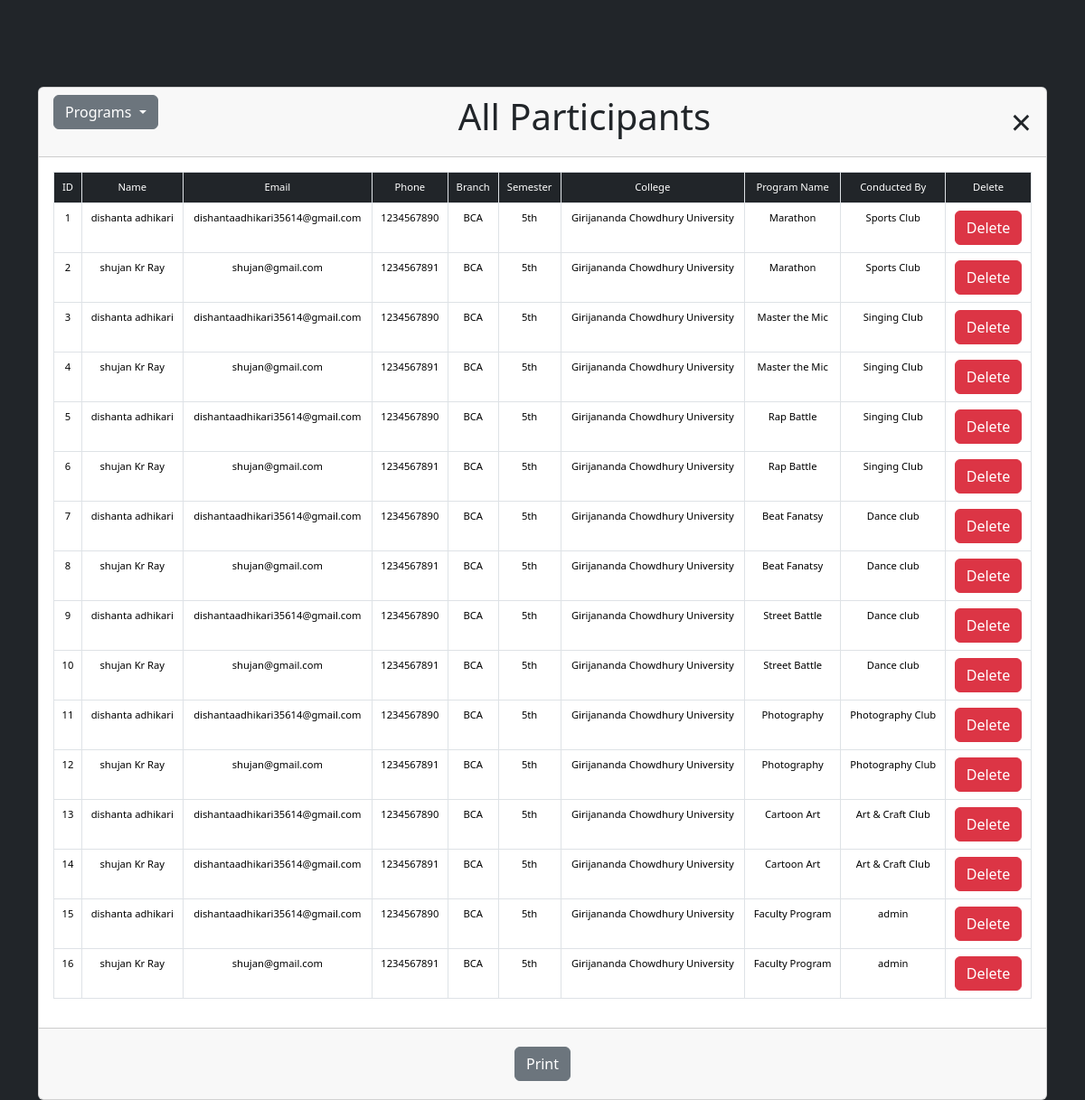
The app's page /viewparticipants.php (signed in) with its own data.
### tables this page shows
CREATE TABLE `participant` (
  `participant_id` bigint(20) NOT NULL,
  `name` varchar(50) NOT NULL,
  `email` varchar(50) NOT NULL,
  `phone` bigint(20) NOT NULL,
  `branch` varchar(50) NOT NULL,
  `sem` varchar(50) NOT NULL,
  `college` varchar(50) NOT NULL,
  `program_id` bigint(20) NOT NULL,
  `user_id` bigint(20) NOT NULL
);

CREATE TABLE `program` (
  `program_id` bigint(20) NOT NULL,
  `name` varchar(50) NOT NULL,
  `date` varchar(50) NOT NULL,
  `time` varchar(20) NOT NULL,
  `venue` varchar(50) NOT NULL,
  `image` longblob NOT NULL,
  `staff_coordinator` varchar(50) NOT NULL,
  `phone1` bigint(20) NOT NULL,
  `student_coordinator` varchar(50) NOT NULL,
  `phone2` bigint(20) NOT NULL,
  `user_id` bigint(20) NOT NULL
);

CREATE TABLE `user` (
  `user_id` bigint(20) NOT NULL,
  `user_name` varchar(50) NOT NULL,
  `name` varchar(50) NOT NULL,
  `email` varchar(50) NOT NULL,
  `phone` bigint(20) NOT NULL,
  `pass` varchar(50) NOT NULL,
  `user_type` varchar(50) NOT NULL
);

### viewparticipants.php (the view, shortened to what this page needs)
<?php
require_once('connection.php');
$query = "SELECT * FROM participant";
$res = mysqli_query($con, $query);
?>
<!DOCTYPE html>
<html lang="en">
<head>
    <link href="https://cdn.jsdelivr.net/npm/bootstrap@5.3.2/dist/css/bootstrap.min.css" rel="stylesheet"
>
    <link rel="stylesheet" href="https://cdnjs.cloudflare.com/ajax/libs/font-awesome/6.0.0-beta3/css/all.min.css"
 />
    <link rel="stylesheet" href="https://cdnjs.cloudflare.com/ajax/libs/font-awesome/6.2.0/css/all.min.css"
 />
</head>
<body class="bg-dark">
    <div class="container">
        <div class="row mt-5">
            <div class="column">
                <div class="card mt-5">
                    <div class="card-header">
                        <div class="dropdown">
                            <button class="btn btn-secondary dropdown-toggle" type="button" data-bs-toggle="dropdown"
                                aria-expanded="false">
                                Programs
                            </button>
                        </div>
                        <h2 class="display-6">All Participants</h2>
                        <span id="closeModal">&times;</span>
                    </div>
                    <div class="card-body">
                        <div class="table-responsive">
                            <table class="table table-bordered text-center">
                                <tr>
                                    <td class="bg-dark text-white"> ID </td>
                                    <td class="bg-dark text-white"> Name </td>
                                    <td class="bg-dark text-white"> Email </td>
                                    <td class="bg-dark text-white"> Phone </td>
                                    <td class="bg-dark text-white"> Branch </td>
                                    <td class="bg-dark text-white"> Semester </td>
                                    <td class="bg-dark text-white"> College </td>
                                    <td class="bg-dark text-white"> Program Name </td>
                                    <td class="bg-dark text-white"> Conducted By </td>
                                    <td class="bg-dark text-white"> Delete </td>
                                </tr>
                                <tr>
                                    <?php
                                    while ($row = mysqli_fetch_assoc($res)) {
                                        ?>
                                    <tr>
                                        <td>
                                            <?php echo $row['participant_id']; ?>
                                        </td>
                                        <td>
                                            <?php echo $row['name']; ?>
                                        </td>
                                        <td>
                                            <?php echo $row['email']; ?>
                                        </td>
                                        <td>
                                            <?php echo $row['phone']; ?>
                                        </td>
                                        <td>
                                            <?php echo $row['branch']; ?>
                                        </td>
                                        <td>
                                            <?php echo $row['sem']; ?>
                                        </td>
                                        <td>
                                            <?php echo $row['college']; ?>
                                        </td>
                                        <td>
                                            <?php
                                            $user_id = $row['program_id'];
                                            $query = "SELECT name FROM program WHERE program_id = '$user_id'";
                                            $res2 = mysqli_query($con, $query);
                                            if ($res2) {
                                                $program = mysqli_fetch_assoc($res2);
                                                echo $program['name'];
                                            }
                                            ?>
                                        </td>
                                        <td>
                                            <?php
                                            $user_id = $row['user_id'];
                                            $query = "SELECT name FROM user WHERE user_id = '$user_id'";
                                            $res3 = mysqli_query($con, $query);
                                            if ($res3) {
                                                $user = mysqli_fetch_assoc($res3);
                                                echo $user['name'];
                                            }
                                            ?>
                                        </td>
                                        <td>
                                            <form action="" method="POST"
                                                onsubmit="return confirm('Are you sure you want to delete this participant data?');">
                                                <button type="submit" name="delete_participant"
                                                    class="btn btn-danger">Delete</button>
                                            </form>
                                        </td>
                                    </tr>
                                    <?php
                                    }
                                    ?>
                                </tr>
                            </table>
                        </div>
                    </div>
                    <div class="card-footer">
                        <a onclick="printPage()" href="#" class="btn btn-secondary">Print</a>
                    </div>
                </div>
            </div>
        </div>
    </div>
</body>
</html>

### viewparticipants.php (style rules this page uses)
.card-header { display: flex; justify-content: space-between; }
#closeModal { font-size: 40px; cursor: pointer; transition: 0.5s ease; }
.card-header h2 { text-align: start; }
.card-footer { display: flex; justify-content: center; padding: 20px; }
@media screen and (max-width: 1205px) { body { font-size: 0.7rem; } }

### records on screen
participant: participant_id "1", name "dishanta adhikari", email "dishantaadhikari35614@gmail.com", phone "1234567890", branch "BCA", sem "5th", college "Girijananda Chowdhury University", program.name "Marathon", user.name "Sports Club"
participant: participant_id "2", name "shujan Kr Ray", email "shujan@gmail.com", phone "1234567891", branch "BCA", sem "5th", college "Girijananda Chowdhury University", program.name "Marathon", user.name "Sports Club"
participant: participant_id "3", name "dishanta adhikari", email "dishantaadhikari35614@gmail.com", phone "1234567890", branch "BCA", sem "5th", college "Girijananda Chowdhury University", program.name "Master the Mic", user.name "Singing Club"
participant: participant_id "4", name "shujan Kr Ray", email "shujan@gmail.com", phone "1234567891", branch "BCA", sem "5th", college "Girijananda Chowdhury University", program.name "Master the Mic", user.name "Singing Club"
participant: participant_id "5", name "dishanta adhikari", email "dishantaadhikari35614@gmail.com", phone "1234567890", branch "BCA", sem "5th", college "Girijananda Chowdhury University", program.name "Rap Battle", user.name "Singing Club"
participant: participant_id "6", name "shujan Kr Ray", email "shujan@gmail.com", phone "1234567891", branch "BCA", sem "5th", college "Girijananda Chowdhury University", program.name "Rap Battle", user.name "Singing Club"
participant: participant_id "7", name "dishanta adhikari", email "dishantaadhikari35614@gmail.com", phone "1234567890", branch "BCA", sem "5th", college "Girijananda Chowdhury University", program.name "Beat Fanatsy", user.name "Dance club"
participant: participant_id "8", name "shujan Kr Ray", email "shujan@gmail.com", phone "1234567891", branch "BCA", sem "5th", college "Girijananda Chowdhury University", program.name "Beat Fanatsy", user.name "Dance club"
participant: participant_id "9", name "dishanta adhikari", email "dishantaadhikari35614@gmail.com", phone "1234567890", branch "BCA", sem "5th", college "Girijananda Chowdhury University", program.name "Street Battle", user.name "Dance club"
participant: participant_id "10", name "shujan Kr Ray", email "shujan@gmail.com", phone "1234567891", branch "BCA", sem "5th", college "Girijananda Chowdhury University", program.name "Street Battle", user.name "Dance club"
participant: participant_id "11", name "dishanta adhikari", email "dishantaadhikari35614@gmail.com", phone "1234567890", branch "BCA", sem "5th", college "Girijananda Chowdhury University", program.name "Photography", user.name "Photography Club"
participant: participant_id "12", name "shujan Kr Ray", email "shujan@gmail.com", phone "1234567891", branch "BCA", sem "5th", college "Girijananda Chowdhury University", program.name "Photography", user.name "Photography Club"
participant: participant_id "13", name "dishanta adhikari", email "dishantaadhikari35614@gmail.com", phone "1234567890", branch "BCA", sem "5th", college "Girijananda Chowdhury University", program.name "Cartoon Art", user.name "Art & Craft Club"
participant: participant_id "14", name "shujan Kr Ray", email "dishantaadhikari35614@gmail.com", phone "1234567891", branch "BCA", sem "5th", college "Girijananda Chowdhury University", program.name "Cartoon Art", user.name "Art & Craft Club"
participant: participant_id "15", name "dishanta adhikari", email "dishantaadhikari35614@gmail.com", phone "1234567890", branch "BCA", sem "5th", college "Girijananda Chowdhury University", program.name "Faculty Program", user.name "admin"
participant: participant_id "16", name "shujan Kr Ray", email "shujan@gmail.com", phone "1234567891", branch "BCA", sem "5th", college "Girijananda Chowdhury University", program.name "Faculty Program", user.name "admin"
